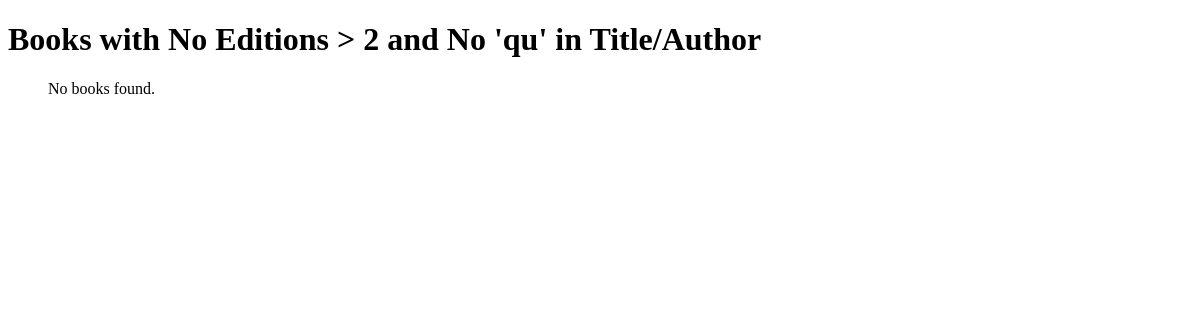
The app's page /books/task3/, older data.
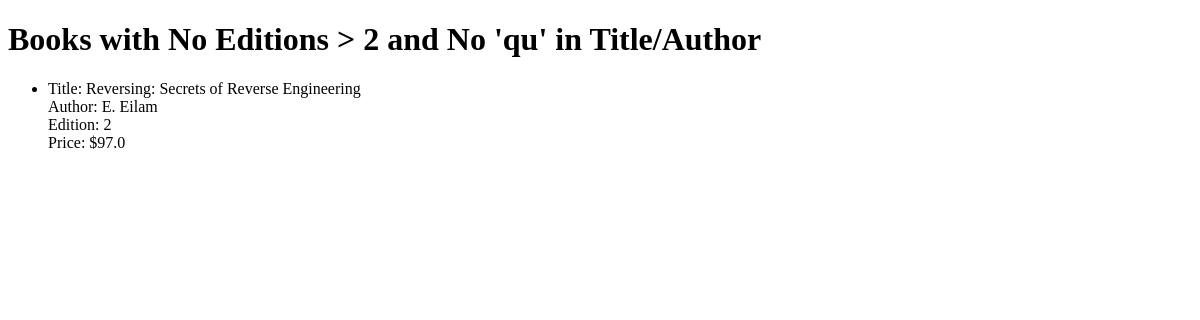
The same page, newer data.
### apps/bookmodule/models.py (models this page shows)
class Book(models.Model):
    title = models.CharField(max_length=50)
    author = models.CharField(max_length=50)
    price = models.FloatField(default=0.0)
    edition = models.SmallIntegerField(default=1)

### apps/bookmodule/views.py (the view)
# urls.py: path('task3/', views.task3_view, name='task3'),
def task3_view(request):
    books = Book.objects.filter(~Q(edition__gt=2) & ~(Q(title__icontains='qu') | Q(author__icontains='qu')))
    return render(request, 'bookmodule/task3.html', {'books': books})

### apps/templates/bookmodule/task3.html (shortened to what this page needs)
<!DOCTYPE html>
<html lang="en">
<head>
</head>
<body>
    <h1>Books with No Editions > 2 and No 'qu' in Title/Author</h1>
    <ul>
        {% for book in books %}
            <li>
                Title: {{ book.title }} <br>
                Author: {{ book.author }} <br>
                Edition: {{ book.edition }} <br>
                Price: ${{ book.price }}
            </li>
        {% empty %}
            <p>No books found.</p>
        {% endfor %}
    </ul>
</body>
</html>

Row changes from the older to the newer data that the page shows:
added Book: title "Reversing: Secrets of Reverse Engineering", author "E. Eilam", edition "2", price "97.0"
Text that changed along with them:
text no longer shown: "No books found."
